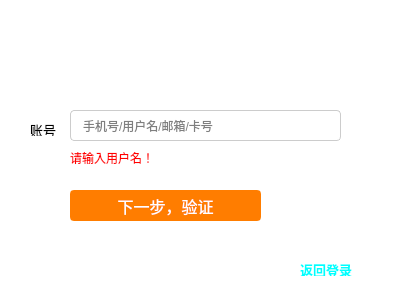
<?xml version="1.0" encoding="UTF-8"?>
<ui version="4.0">
 <class>PasswordResetWidget</class>
 <widget class="QWidget" name="PasswordResetWidget">
  <property name="geometry">
   <rect>
    <x>0</x>
    <y>0</y>
    <width>400</width>
    <height>300</height>
   </rect>
  </property>
  <property name="minimumSize">
   <size>
    <width>400</width>
    <height>300</height>
   </size>
  </property>
  <property name="maximumSize">
   <size>
    <width>400</width>
    <height>300</height>
   </size>
  </property>
  <property name="windowTitle">
   <string/>
  </property>
  <property name="styleSheet">
   <string notr="true">background-color: rgb(255, 255, 255);</string>
  </property>
  <widget class="QStackedWidget" name="pwdstackedWidget">
   <property name="geometry">
    <rect>
     <x>10</x>
     <y>30</y>
     <width>381</width>
     <height>261</height>
    </rect>
   </property>
   <property name="whatsThis">
    <string>忘记密码-修改密码</string>
   </property>
   <property name="currentIndex">
    <number>0</number>
   </property>
   <widget class="QWidget" name="page">
    <widget class="QLabel" name="label_8">
     <property name="geometry">
      <rect>
       <x>20</x>
       <y>90</y>
       <width>41</width>
       <height>16</height>
      </rect>
     </property>
     <property name="text">
      <string>&lt;html&gt;&lt;head/&gt;&lt;body&gt;&lt;p&gt;&lt;span style=&quot; font-size:10pt; color:#000000;&quot;&gt;账号&lt;/span&gt;&lt;/p&gt;&lt;/body&gt;&lt;/html&gt;</string>
     </property>
    </widget>
    <widget class="QLineEdit" name="usernameEdit">
     <property name="enabled">
      <bool>true</bool>
     </property>
     <property name="geometry">
      <rect>
       <x>60</x>
       <y>80</y>
       <width>271</width>
       <height>31</height>
      </rect>
     </property>
     <property name="styleSheet">
      <string notr="true">QLineEdit {
    border: 1px solid #cccccc; 
    border-radius: 4px; 
    padding: 0 10px;
    height: 40px; 
}
QLineEdit:focus {
    border-color: #0066cc;
}</string>
     </property>
     <property name="echoMode">
      <enum>QLineEdit::EchoMode::Normal</enum>
     </property>
     <property name="placeholderText">
      <string>手机号/用户名/邮箱/卡号</string>
     </property>
    </widget>
    <widget class="QPushButton" name="pushButton_2">
     <property name="geometry">
      <rect>
       <x>60</x>
       <y>160</y>
       <width>191</width>
       <height>31</height>
      </rect>
     </property>
     <property name="styleSheet">
      <string notr="true">QPushButton {
    border: 2px solid #ff7d00; 
    border-radius: 4px;
    background-color: #ff7d00;
    color: white;
    font-size: 16px;
    height: 44px;
}

QPushButton:hover {
    border-color: #ff6600;
    background-color: #ff6600;
}

QPushButton:pressed {
    border-color: #e65c00;
    background-color: #e65c00;
}

QPushButton:disabled {
    border-color: #cccccc;
    background-color: #cccccc;
    color: #ffffff;
}</string>
     </property>
     <property name="text">
      <string>下一步，验证</string>
     </property>
    </widget>
    <widget class="QLabel" name="tip1Label">
     <property name="enabled">
      <bool>true</bool>
     </property>
     <property name="geometry">
      <rect>
       <x>60</x>
       <y>120</y>
       <width>91</width>
       <height>16</height>
      </rect>
     </property>
     <property name="styleSheet">
      <string notr="true">color: red; font-size: 12px; visibility: hidden;</string>
     </property>
     <property name="text">
      <string>请输入用户名！</string>
     </property>
    </widget>
   </widget>
   <widget class="QWidget" name="page_2">
    <widget class="QLabel" name="label">
     <property name="geometry">
      <rect>
       <x>20</x>
       <y>40</y>
       <width>54</width>
       <height>16</height>
      </rect>
     </property>
     <property name="text">
      <string>&lt;html&gt;&lt;head/&gt;&lt;body&gt;&lt;p&gt;&lt;span style=&quot; font-size:10pt; color:#000000;&quot;&gt;账号&lt;/span&gt;&lt;/p&gt;&lt;/body&gt;&lt;/html&gt;</string>
     </property>
    </widget>
    <widget class="QLabel" name="label_2">
     <property name="geometry">
      <rect>
       <x>20</x>
       <y>90</y>
       <width>54</width>
       <height>16</height>
      </rect>
     </property>
     <property name="text">
      <string>&lt;html&gt;&lt;head/&gt;&lt;body&gt;&lt;p&gt;&lt;span style=&quot; font-size:10pt; color:#000000;&quot;&gt;绑定手机&lt;/span&gt;&lt;/p&gt;&lt;/body&gt;&lt;/html&gt;</string>
     </property>
    </widget>
    <widget class="QLabel" name="nameshow">
     <property name="geometry">
      <rect>
       <x>110</x>
       <y>40</y>
       <width>101</width>
       <height>16</height>
      </rect>
     </property>
     <property name="text">
      <string>&lt;html&gt;&lt;head/&gt;&lt;body&gt;&lt;p&gt;&lt;span style=&quot; color:#000000;&quot;&gt;&lt;br/&gt;&lt;/span&gt;&lt;/p&gt;&lt;/body&gt;&lt;/html&gt;</string>
     </property>
    </widget>
    <widget class="QLabel" name="phoneshow">
     <property name="geometry">
      <rect>
       <x>110</x>
       <y>90</y>
       <width>111</width>
       <height>16</height>
      </rect>
     </property>
     <property name="text">
      <string>&lt;html&gt;&lt;head/&gt;&lt;body&gt;&lt;p&gt;&lt;span style=&quot; color:#000000;&quot;&gt;&lt;br/&gt;&lt;/span&gt;&lt;/p&gt;&lt;/body&gt;&lt;/html&gt;</string>
     </property>
    </widget>
    <widget class="QLabel" name="label_4">
     <property name="geometry">
      <rect>
       <x>20</x>
       <y>140</y>
       <width>54</width>
       <height>16</height>
      </rect>
     </property>
     <property name="text">
      <string>&lt;html&gt;&lt;head/&gt;&lt;body&gt;&lt;p&gt;&lt;span style=&quot; font-size:10pt; color:#000000;&quot;&gt;验证码&lt;/span&gt;&lt;/p&gt;&lt;/body&gt;&lt;/html&gt;</string>
     </property>
    </widget>
    <widget class="QLineEdit" name="codeEdit">
     <property name="enabled">
      <bool>true</bool>
     </property>
     <property name="geometry">
      <rect>
       <x>110</x>
       <y>130</y>
       <width>221</width>
       <height>31</height>
      </rect>
     </property>
     <property name="styleSheet">
      <string notr="true">QLineEdit {
    border: 1px solid #cccccc; 
    border-radius: 4px; 
    padding: 0 10px;
    height: 40px;
}
QLineEdit:focus {
    border-color: #0066cc; 
}</string>
     </property>
     <property name="echoMode">
      <enum>QLineEdit::EchoMode::Normal</enum>
     </property>
     <property name="placeholderText">
      <string>6位数字</string>
     </property>
    </widget>
    <widget class="QPushButton" name="pushButton_3">
     <property name="geometry">
      <rect>
       <x>110</x>
       <y>190</y>
       <width>191</width>
       <height>31</height>
      </rect>
     </property>
     <property name="styleSheet">
      <string notr="true">QPushButton {
    border: 2px solid #ff7d00; 
    border-radius: 4px;
    background-color: #ff7d00;
    color: white;
    font-size: 16px;
    height: 44px;
}

QPushButton:hover {
    border-color: #ff6600;
    background-color: #ff6600;
}

QPushButton:pressed {
    border-color: #e65c00;
    background-color: #e65c00;
}

QPushButton:disabled {
    border-color: #cccccc;
    background-color: #cccccc;
    color: #ffffff;
}</string>
     </property>
     <property name="text">
      <string>下一步，验证</string>
     </property>
    </widget>
    <widget class="ClickableLabel" name="getcodeLabel1">
     <property name="geometry">
      <rect>
       <x>240</x>
       <y>140</y>
       <width>81</width>
       <height>20</height>
      </rect>
     </property>
     <property name="text">
      <string>&lt;html&gt;&lt;head/&gt;&lt;body&gt;&lt;p&gt;&lt;span style=&quot; color:#00aaff;&quot;&gt;发送验证码&lt;/span&gt;&lt;/p&gt;&lt;/body&gt;&lt;/html&gt;</string>
     </property>
    </widget>
    <widget class="QLabel" name="tip2Label">
     <property name="enabled">
      <bool>true</bool>
     </property>
     <property name="geometry">
      <rect>
       <x>110</x>
       <y>170</y>
       <width>91</width>
       <height>16</height>
      </rect>
     </property>
     <property name="styleSheet">
      <string notr="true">color: red; font-size: 12px; visibility: hidden;</string>
     </property>
     <property name="text">
      <string>请输入验证码！</string>
     </property>
    </widget>
    <widget class="QLabel" name="tip3Label">
     <property name="enabled">
      <bool>true</bool>
     </property>
     <property name="geometry">
      <rect>
       <x>110</x>
       <y>170</y>
       <width>91</width>
       <height>16</height>
      </rect>
     </property>
     <property name="styleSheet">
      <string notr="true">color: red; font-size: 12px; visibility: hidden;</string>
     </property>
     <property name="text">
      <string>验证码错误！</string>
     </property>
    </widget>
    <widget class="ClickableLabel" name="backLabel_2">
     <property name="geometry">
      <rect>
       <x>110</x>
       <y>230</y>
       <width>81</width>
       <height>16</height>
      </rect>
     </property>
     <property name="text">
      <string>&lt;html&gt;&lt;head/&gt;&lt;body&gt;&lt;p&gt;&lt;span style=&quot; font-size:10pt; color:#adadad;&quot;&gt;&amp;lt;返回上一步&lt;/span&gt;&lt;/p&gt;&lt;/body&gt;&lt;/html&gt;</string>
     </property>
    </widget>
   </widget>
   <widget class="QWidget" name="page_3">
    <widget class="QLabel" name="label_9">
     <property name="geometry">
      <rect>
       <x>20</x>
       <y>70</y>
       <width>41</width>
       <height>16</height>
      </rect>
     </property>
     <property name="text">
      <string>&lt;html&gt;&lt;head/&gt;&lt;body&gt;&lt;p&gt;&lt;span style=&quot; font-size:10pt; font-weight:700; color:#000000;&quot;&gt;新密码&lt;/span&gt;&lt;/p&gt;&lt;/body&gt;&lt;/html&gt;</string>
     </property>
    </widget>
    <widget class="QLineEdit" name="pwdEdit">
     <property name="enabled">
      <bool>true</bool>
     </property>
     <property name="geometry">
      <rect>
       <x>80</x>
       <y>60</y>
       <width>271</width>
       <height>31</height>
      </rect>
     </property>
     <property name="styleSheet">
      <string notr="true">QLineEdit {
    border: 1px solid #cccccc;
    border-radius: 4px;
    padding: 0 10px; 
    height: 40px; 
}
QLineEdit:focus {
    border-color: #0066cc; 
}</string>
     </property>
     <property name="echoMode">
      <enum>QLineEdit::EchoMode::Password</enum>
     </property>
     <property name="placeholderText">
      <string>请设置新密码</string>
     </property>
    </widget>
    <widget class="QLabel" name="label_10">
     <property name="geometry">
      <rect>
       <x>0</x>
       <y>130</y>
       <width>71</width>
       <height>16</height>
      </rect>
     </property>
     <property name="text">
      <string>&lt;html&gt;&lt;head/&gt;&lt;body&gt;&lt;p&gt;&lt;span style=&quot; font-size:10pt; font-weight:700; color:#000000;&quot;&gt;确认新密码&lt;/span&gt;&lt;/p&gt;&lt;/body&gt;&lt;/html&gt;</string>
     </property>
    </widget>
    <widget class="QLineEdit" name="pwdEdit_2">
     <property name="geometry">
      <rect>
       <x>80</x>
       <y>120</y>
       <width>271</width>
       <height>31</height>
      </rect>
     </property>
     <property name="styleSheet">
      <string notr="true">QLineEdit {
    border: 1px solid #cccccc;
    border-radius: 4px;
    padding: 0 10px; 
    height: 40px; 
}
QLineEdit:focus {
    border-color: #0066cc; 
}</string>
     </property>
     <property name="echoMode">
      <enum>QLineEdit::EchoMode::Password</enum>
     </property>
     <property name="placeholderText">
      <string>再次输入密码</string>
     </property>
    </widget>
    <widget class="QPushButton" name="pushButton_4">
     <property name="geometry">
      <rect>
       <x>80</x>
       <y>200</y>
       <width>161</width>
       <height>31</height>
      </rect>
     </property>
     <property name="styleSheet">
      <string notr="true">QPushButton {
    border: 2px solid #ff7d00; 
    border-radius: 4px;
    background-color: #ff7d00;
    color: white;
    font-size: 16px;
    height: 44px;
}

QPushButton:hover {
    border-color: #ff6600;
    background-color: #ff6600;
}

QPushButton:pressed {
    border-color: #e65c00;
    background-color: #e65c00;
}

QPushButton:disabled {
    border-color: #cccccc;
    background-color: #cccccc;
    color: #ffffff;
}</string>
     </property>
     <property name="text">
      <string>完成</string>
     </property>
    </widget>
    <widget class="ClickableLabel" name="backLabel">
     <property name="geometry">
      <rect>
       <x>80</x>
       <y>240</y>
       <width>81</width>
       <height>16</height>
      </rect>
     </property>
     <property name="text">
      <string>&lt;html&gt;&lt;head/&gt;&lt;body&gt;&lt;p&gt;&lt;span style=&quot; font-size:10pt; color:#adadad;&quot;&gt;&amp;lt;返回上一步&lt;/span&gt;&lt;/p&gt;&lt;/body&gt;&lt;/html&gt;</string>
     </property>
    </widget>
    <widget class="QLabel" name="label_11">
     <property name="geometry">
      <rect>
       <x>80</x>
       <y>160</y>
       <width>291</width>
       <height>16</height>
      </rect>
     </property>
     <property name="text">
      <string>&lt;html&gt;&lt;head/&gt;&lt;body&gt;&lt;p&gt;&lt;span style=&quot; font-family:'Noto Sans SC'; font-size:12px; color:#666666;&quot;&gt;密码需为 8-20 位字母、数字和符号的组合，不含空格&lt;/span&gt;&lt;/p&gt;&lt;/body&gt;&lt;/html&gt;</string>
     </property>
    </widget>
    <widget class="QLabel" name="tip4Label">
     <property name="enabled">
      <bool>true</bool>
     </property>
     <property name="geometry">
      <rect>
       <x>80</x>
       <y>100</y>
       <width>91</width>
       <height>16</height>
      </rect>
     </property>
     <property name="styleSheet">
      <string notr="true">color: red; font-size: 12px; visibility: hidden;</string>
     </property>
     <property name="text">
      <string>密码格式不正确！</string>
     </property>
    </widget>
    <widget class="QLabel" name="tip5Label">
     <property name="enabled">
      <bool>true</bool>
     </property>
     <property name="geometry">
      <rect>
       <x>80</x>
       <y>180</y>
       <width>301</width>
       <height>16</height>
      </rect>
     </property>
     <property name="styleSheet">
      <string notr="true">color: red; font-size: 12px; visibility: hidden;</string>
     </property>
     <property name="text">
      <string>两次密码输入不一致！</string>
     </property>
    </widget>
   </widget>
  </widget>
  <widget class="ClickableLabel" name="backLabel_3">
   <property name="geometry">
    <rect>
     <x>300</x>
     <y>260</y>
     <width>81</width>
     <height>16</height>
    </rect>
   </property>
   <property name="text">
    <string>&lt;html&gt;&lt;head/&gt;&lt;body&gt;&lt;p&gt;&lt;span style=&quot; font-size:10pt; font-weight:700; color:#00ffff;&quot;&gt;返回登录&lt;/span&gt;&lt;/p&gt;&lt;/body&gt;&lt;/html&gt;</string>
   </property>
  </widget>
 </widget>
 <customwidgets>
  <customwidget>
   <class>ClickableLabel</class>
   <extends>QLabel</extends>
   <header location="global">clickablelabel.h</header>
   <slots>
    <signal>clicked()</signal>
    <slot>on_switchLabel_clicked()</slot>
   </slots>
  </customwidget>
 </customwidgets>
 <resources/>
 <connections/>
</ui>
